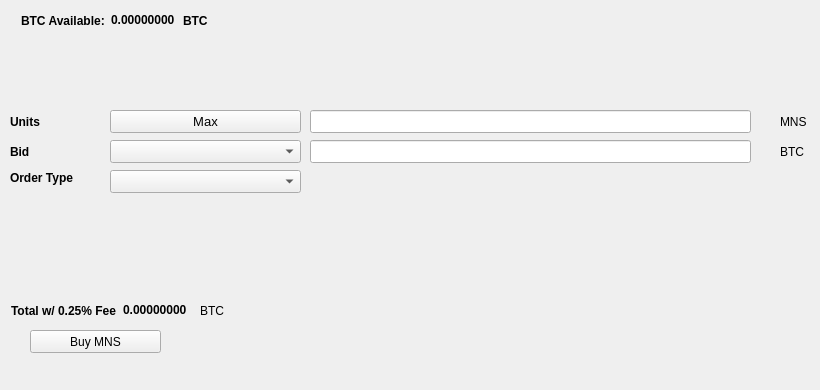
   <widget class="QWidget" name="BuyTab">
    <attribute name="title">
     <string>Buy</string>
    </attribute>
    <widget class="QPushButton" name="BuyMNS">
     <property name="geometry">
      <rect>
       <x>30</x>
       <y>330</y>
       <width>131</width>
       <height>23</height>
      </rect>
     </property>
     <property name="text">
      <string>Buy MNS</string>
     </property>
     <property name="icon">
      <iconset resource="../mnscoin.qrc">
       <normaloff>:/icons/bitcoin</normaloff>:/icons/bitcoin</iconset>
     </property>
    </widget>
    <widget class="QLabel" name="label_3">
     <property name="geometry">
      <rect>
       <x>10</x>
       <y>110</y>
       <width>46</width>
       <height>23</height>
      </rect>
     </property>
     <property name="font">
      <font>
       <weight>75</weight>
       <bold>true</bold>
      </font>
     </property>
     <property name="text">
      <string>Units</string>
     </property>
    </widget>
    <widget class="QLineEdit" name="UnitsInput">
     <property name="geometry">
      <rect>
       <x>310</x>
       <y>110</y>
       <width>441</width>
       <height>23</height>
      </rect>
     </property>
     <property name="font">
      <font>
       <pointsize>9</pointsize>
       <weight>75</weight>
       <bold>true</bold>
      </font>
     </property>
    </widget>
    <widget class="QLineEdit" name="BuyBidPriceEdit">
     <property name="geometry">
      <rect>
       <x>310</x>
       <y>140</y>
       <width>441</width>
       <height>23</height>
      </rect>
     </property>
     <property name="font">
      <font>
       <pointsize>9</pointsize>
       <weight>75</weight>
       <bold>true</bold>
      </font>
     </property>
    </widget>
    <widget class="QLabel" name="label_4">
     <property name="geometry">
      <rect>
       <x>780</x>
       <y>110</y>
       <width>31</width>
       <height>23</height>
      </rect>
     </property>
     <property name="text">
      <string>MNS</string>
     </property>
    </widget>
    <widget class="QLabel" name="label_5">
     <property name="geometry">
      <rect>
       <x>780</x>
       <y>140</y>
       <width>31</width>
       <height>23</height>
      </rect>
     </property>
     <property name="text">
      <string>BTC</string>
     </property>
    </widget>
    <widget class="QLabel" name="label_6">
     <property name="geometry">
      <rect>
       <x>10</x>
       <y>140</y>
       <width>46</width>
       <height>23</height>
      </rect>
     </property>
     <property name="font">
      <font>
       <weight>75</weight>
       <bold>true</bold>
      </font>
     </property>
     <property name="text">
      <string>Bid</string>
     </property>
    </widget>
    <widget class="QLabel" name="label_7">
     <property name="geometry">
      <rect>
       <x>10</x>
       <y>170</y>
       <width>91</width>
       <height>16</height>
      </rect>
     </property>
     <property name="font">
      <font>
       <weight>75</weight>
       <bold>true</bold>
      </font>
     </property>
     <property name="text">
      <string>Order Type</string>
     </property>
    </widget>
    <widget class="QPushButton" name="Buy_Max_Amount">
     <property name="geometry">
      <rect>
       <x>110</x>
       <y>110</y>
       <width>191</width>
       <height>23</height>
      </rect>
     </property>
     <property name="font">
      <font>
       <pointsize>10</pointsize>
      </font>
     </property>
     <property name="text">
      <string>Max</string>
     </property>
    </widget>
    <widget class="QComboBox" name="BuyBidcomboBox">
     <property name="geometry">
      <rect>
       <x>110</x>
       <y>140</y>
       <width>191</width>
       <height>23</height>
      </rect>
     </property>
     <property name="font">
      <font>
       <pointsize>10</pointsize>
      </font>
     </property>
    </widget>
    <widget class="QComboBox" name="buyOrdertypeCombo">
     <property name="geometry">
      <rect>
       <x>110</x>
       <y>170</y>
       <width>191</width>
       <height>23</height>
      </rect>
     </property>
     <property name="font">
      <font>
       <pointsize>10</pointsize>
      </font>
     </property>
    </widget>
    <widget class="QWidget" name="layoutWidget1">
     <property name="geometry">
      <rect>
       <x>21</x>
       <y>11</y>
       <width>227</width>
       <height>19</height>
      </rect>
     </property>
     <layout class="QHBoxLayout" name="horizontalLayout_3">
      <item>
       <widget class="QLabel" name="label232">
        <property name="font">
         <font>
          <weight>75</weight>
          <bold>true</bold>
         </font>
        </property>
        <property name="text">
         <string>BTC Available:</string>
        </property>
       </widget>
      </item>
      <item>
       <widget class="QLabel" name="BtcAvailableLbl">
        <property name="palette">
         <palette>
          <active>
           <colorrole role="WindowText">
            <brush brushstyle="SolidPattern">
             <color alpha="255">
              <red>0</red>
              <green>0</green>
              <blue>0</blue>
             </color>
            </brush>
           </colorrole>
           <colorrole role="Button">
            <brush brushstyle="SolidPattern">
             <color alpha="255">
              <red>0</red>
              <green>170</green>
              <blue>0</blue>
             </color>
            </brush>
           </colorrole>
           <colorrole role="Light">
            <brush brushstyle="SolidPattern">
             <color alpha="255">
              <red>0</red>
              <green>255</green>
              <blue>0</blue>
             </color>
            </brush>
           </colorrole>
           <colorrole role="Midlight">
            <brush brushstyle="SolidPattern">
             <color alpha="255">
              <red>0</red>
              <green>212</green>
              <blue>0</blue>
             </color>
            </brush>
           </colorrole>
           <colorrole role="Dark">
            <brush brushstyle="SolidPattern">
             <color alpha="255">
              <red>0</red>
              <green>85</green>
              <blue>0</blue>
             </color>
            </brush>
           </colorrole>
           <colorrole role="Mid">
            <brush brushstyle="SolidPattern">
             <color alpha="255">
              <red>0</red>
              <green>113</green>
              <blue>0</blue>
             </color>
            </brush>
           </colorrole>
           <colorrole role="Text">
            <brush brushstyle="SolidPattern">
             <color alpha="255">
              <red>0</red>
              <green>170</green>
              <blue>0</blue>
             </color>
            </brush>
           </colorrole>
           <colorrole role="BrightText">
            <brush brushstyle="SolidPattern">
             <color alpha="255">
              <red>255</red>
              <green>255</green>
              <blue>255</blue>
             </color>
            </brush>
           </colorrole>
           <colorrole role="ButtonText">
            <brush brushstyle="SolidPattern">
             <color alpha="255">
              <red>0</red>
              <green>0</green>
              <blue>0</blue>
             </color>
            </brush>
           </colorrole>
           <colorrole role="Base">
            <brush brushstyle="SolidPattern">
             <color alpha="255">
              <red>255</red>
              <green>255</green>
              <blue>255</blue>
             </color>
            </brush>
           </colorrole>
           <colorrole role="Window">
            <brush brushstyle="SolidPattern">
             <color alpha="255">
              <red>0</red>
              <green>170</green>
              <blue>0</blue>
             </color>
            </brush>
           </colorrole>
           <colorrole role="Shadow">
            <brush brushstyle="SolidPattern">
             <color alpha="255">
              <red>0</red>
              <green>0</green>
              <blue>0</blue>
             </color>
            </brush>
           </colorrole>
           <colorrole role="AlternateBase">
            <brush brushstyle="SolidPattern">
             <color alpha="255">
              <red>127</red>
              <green>212</green>
              <blue>127</blue>
             </color>
            </brush>
           </colorrole>
           <colorrole role="ToolTipBase">
            <brush brushstyle="SolidPattern">
             <color alpha="255">
              <red>255</red>
              <green>255</green>
              <blue>220</blue>
             </color>
            </brush>
           </colorrole>
           <colorrole role="ToolTipText">
            <brush brushstyle="SolidPattern">
             <color alpha="255">
              <red>0</red>
              <green>0</green>
              <blue>0</blue>
             </color>
            </brush>
           </colorrole>
          </active>
          <inactive>
           <colorrole role="WindowText">
            <brush brushstyle="SolidPattern">
             <color alpha="255">
              <red>0</red>
              <green>0</green>
              <blue>0</blue>
             </color>
            </brush>
           </colorrole>
           <colorrole role="Button">
            <brush brushstyle="SolidPattern">
             <color alpha="255">
              <red>0</red>
              <green>170</green>
              <blue>0</blue>
             </color>
            </brush>
           </colorrole>
           <colorrole role="Light">
            <brush brushstyle="SolidPattern">
             <color alpha="255">
              <red>0</red>
              <green>255</green>
              <blue>0</blue>
             </color>
            </brush>
           </colorrole>
           <colorrole role="Midlight">
            <brush brushstyle="SolidPattern">
             <color alpha="255">
              <red>0</red>
              <green>212</green>
              <blue>0</blue>
             </color>
            </brush>
           </colorrole>
           <colorrole role="Dark">
            <brush brushstyle="SolidPattern">
             <color alpha="255">
              <red>0</red>
              <green>85</green>
              <blue>0</blue>
             </color>
            </brush>
           </colorrole>
           <colorrole role="Mid">
            <brush brushstyle="SolidPattern">
             <color alpha="255">
              <red>0</red>
              <green>113</green>
              <blue>0</blue>
             </color>
            </brush>
           </colorrole>
           <colorrole role="Text">
            <brush brushstyle="SolidPattern">
             <color alpha="255">
              <red>0</red>
              <green>170</green>
              <blue>0</blue>
             </color>
            </brush>
           </colorrole>
           <colorrole role="BrightText">
            <brush brushstyle="SolidPattern">
             <color alpha="255">
              <red>255</red>
              <green>255</green>
              <blue>255</blue>
             </color>
            </brush>
           </colorrole>
           <colorrole role="ButtonText">
            <brush brushstyle="SolidPattern">
             <color alpha="255">
              <red>0</red>
              <green>0</green>
              <blue>0</blue>
             </color>
            </brush>
           </colorrole>
           <colorrole role="Base">
            <brush brushstyle="SolidPattern">
             <color alpha="255">
              <red>255</red>
              <green>255</green>
              <blue>255</blue>
             </color>
            </brush>
           </colorrole>
           <colorrole role="Window">
            <brush brushstyle="SolidPattern">
             <color alpha="255">
              <red>0</red>
              <green>170</green>
              <blue>0</blue>
             </color>
            </brush>
           </colorrole>
           <colorrole role="Shadow">
            <brush brushstyle="SolidPattern">
             <color alpha="255">
              <red>0</red>
              <green>0</green>
              <blue>0</blue>
             </color>
            </brush>
           </colorrole>
           <colorrole role="AlternateBase">
            <brush brushstyle="SolidPattern">
             <color alpha="255">
              <red>127</red>
              <green>212</green>
              <blue>127</blue>
             </color>
            </brush>
           </colorrole>
           <colorrole role="ToolTipBase">
            <brush brushstyle="SolidPattern">
             <color alpha="255">
              <red>255</red>
              <green>255</green>
              <blue>220</blue>
             </color>
            </brush>
           </colorrole>
           <colorrole role="ToolTipText">
            <brush brushstyle="SolidPattern">
             <color alpha="255">
              <red>0</red>
              <green>0</green>
              <blue>0</blue>
             </color>
            </brush>
           </colorrole>
          </inactive>
          <disabled>
           <colorrole role="WindowText">
            <brush brushstyle="SolidPattern">
             <color alpha="255">
              <red>0</red>
              <green>85</green>
              <blue>0</blue>
             </color>
            </brush>
           </colorrole>
           <colorrole role="Button">
            <brush brushstyle="SolidPattern">
             <color alpha="255">
              <red>0</red>
              <green>170</green>
              <blue>0</blue>
             </color>
            </brush>
           </colorrole>
           <colorrole role="Light">
            <brush brushstyle="SolidPattern">
             <color alpha="255">
              <red>0</red>
              <green>255</green>
              <blue>0</blue>
             </color>
            </brush>
           </colorrole>
           <colorrole role="Midlight">
            <brush brushstyle="SolidPattern">
             <color alpha="255">
              <red>0</red>
              <green>212</green>
              <blue>0</blue>
             </color>
            </brush>
           </colorrole>
           <colorrole role="Dark">
            <brush brushstyle="SolidPattern">
             <color alpha="255">
              <red>0</red>
              <green>85</green>
              <blue>0</blue>
             </color>
            </brush>
           </colorrole>
           <colorrole role="Mid">
            <brush brushstyle="SolidPattern">
             <color alpha="255">
              <red>0</red>
              <green>113</green>
              <blue>0</blue>
             </color>
            </brush>
           </colorrole>
           <colorrole role="Text">
            <brush brushstyle="SolidPattern">
             <color alpha="255">
              <red>0</red>
              <green>85</green>
              <blue>0</blue>
             </color>
            </brush>
           </colorrole>
           <colorrole role="BrightText">
            <brush brushstyle="SolidPattern">
             <color alpha="255">
              <red>255</red>
              <green>255</green>
              <blue>255</blue>
             </color>
            </brush>
           </colorrole>
           <colorrole role="ButtonText">
            <brush brushstyle="SolidPattern">
             <color alpha="255">
              <red>0</red>
              <green>85</green>
              <blue>0</blue>
             </color>
            </brush>
           </colorrole>
           <colorrole role="Base">
            <brush brushstyle="SolidPattern">
             <color alpha="255">
              <red>0</red>
              <green>170</green>
              <blue>0</blue>
             </color>
            </brush>
           </colorrole>
           <colorrole role="Window">
            <brush brushstyle="SolidPattern">
             <color alpha="255">
              <red>0</red>
              <green>170</green>
              <blue>0</blue>
             </color>
            </brush>
           </colorrole>
           <colorrole role="Shadow">
            <brush brushstyle="SolidPattern">
             <color alpha="255">
              <red>0</red>
              <green>0</green>
              <blue>0</blue>
             </color>
            </brush>
           </colorrole>
           <colorrole role="AlternateBase">
            <brush brushstyle="SolidPattern">
             <color alpha="255">
              <red>0</red>
              <green>170</green>
              <blue>0</blue>
             </color>
            </brush>
           </colorrole>
           <colorrole role="ToolTipBase">
            <brush brushstyle="SolidPattern">
             <color alpha="255">
              <red>255</red>
              <green>255</green>
              <blue>220</blue>
             </color>
            </brush>
           </colorrole>
           <colorrole role="ToolTipText">
            <brush brushstyle="SolidPattern">
             <color alpha="255">
              <red>0</red>
              <green>0</green>
              <blue>0</blue>
             </color>
            </brush>
           </colorrole>
          </disabled>
         </palette>
        </property>
        <property name="font">
         <font>
          <weight>75</weight>
          <bold>true</bold>
         </font>
        </property>
        <property name="text">
         <string>0.00000000</string>
        </property>
        <property name="textInteractionFlags">
         <set>Qt::LinksAccessibleByMouse|Qt::TextSelectableByKeyboard|Qt::TextSelectableByMouse</set>
        </property>
       </widget>
      </item>
      <item>
       <widget class="QLabel" name="BtcAvailableLbl_2">
        <property name="font">
         <font>
          <weight>75</weight>
          <bold>true</bold>
         </font>
        </property>
        <property name="text">
         <string>BTC</string>
        </property>
       </widget>
      </item>
     </layout>
    </widget>
    <widget class="QWidget" name="layoutWidge2">
     <property name="geometry">
      <rect>
       <x>11</x>
       <y>301</y>
       <width>259</width>
       <height>19</height>
      </rect>
     </property>
     <layout class="QHBoxLayout" name="horizontalLayout_4">
      <item>
       <widget class="QLabel" name="label_9">
        <property name="font">
         <font>
          <weight>75</weight>
          <bold>true</bold>
         </font>
        </property>
        <property name="text">
         <string>Total w/ 0.25% Fee</string>
        </property>
       </widget>
      </item>
      <item>
       <widget class="QLabel" name="BuyCostLabel">
        <property name="palette">
         <palette>
          <active>
           <colorrole role="WindowText">
            <brush brushstyle="SolidPattern">
             <color alpha="255">
              <red>0</red>
              <green>0</green>
              <blue>0</blue>
             </color>
            </brush>
           </colorrole>
           <colorrole role="Button">
            <brush brushstyle="SolidPattern">
             <color alpha="255">
              <red>0</red>
              <green>170</green>
              <blue>0</blue>
             </color>
            </brush>
           </colorrole>
           <colorrole role="Light">
            <brush brushstyle="SolidPattern">
             <color alpha="255">
              <red>0</red>
              <green>255</green>
              <blue>0</blue>
             </color>
            </brush>
           </colorrole>
           <colorrole role="Midlight">
            <brush brushstyle="SolidPattern">
             <color alpha="255">
              <red>0</red>
              <green>212</green>
              <blue>0</blue>
             </color>
            </brush>
           </colorrole>
           <colorrole role="Dark">
            <brush brushstyle="SolidPattern">
             <color alpha="255">
              <red>0</red>
              <green>85</green>
              <blue>0</blue>
             </color>
            </brush>
           </colorrole>
           <colorrole role="Mid">
            <brush brushstyle="SolidPattern">
             <color alpha="255">
              <red>0</red>
              <green>113</green>
              <blue>0</blue>
             </color>
            </brush>
           </colorrole>
           <colorrole role="Text">
            <brush brushstyle="SolidPattern">
             <color alpha="255">
              <red>0</red>
              <green>170</green>
              <blue>0</blue>
             </color>
            </brush>
           </colorrole>
           <colorrole role="BrightText">
            <brush brushstyle="SolidPattern">
             <color alpha="255">
              <red>255</red>
              <green>255</green>
              <blue>255</blue>
             </color>
            </brush>
           </colorrole>
           <colorrole role="ButtonText">
            <brush brushstyle="SolidPattern">
             <color alpha="255">
              <red>0</red>
              <green>0</green>
              <blue>0</blue>
             </color>
            </brush>
           </colorrole>
           <colorrole role="Base">
            <brush brushstyle="SolidPattern">
             <color alpha="255">
              <red>255</red>
              <green>255</green>
              <blue>255</blue>
             </color>
            </brush>
           </colorrole>
           <colorrole role="Window">
            <brush brushstyle="SolidPattern">
             <color alpha="255">
              <red>0</red>
              <green>170</green>
              <blue>0</blue>
             </color>
            </brush>
           </colorrole>
           <colorrole role="Shadow">
            <brush brushstyle="SolidPattern">
             <color alpha="255">
              <red>0</red>
              <green>0</green>
              <blue>0</blue>
             </color>
            </brush>
           </colorrole>
           <colorrole role="AlternateBase">
            <brush brushstyle="SolidPattern">
             <color alpha="255">
              <red>127</red>
              <green>212</green>
              <blue>127</blue>
             </color>
            </brush>
           </colorrole>
           <colorrole role="ToolTipBase">
            <brush brushstyle="SolidPattern">
             <color alpha="255">
              <red>255</red>
              <green>255</green>
              <blue>220</blue>
             </color>
            </brush>
           </colorrole>
           <colorrole role="ToolTipText">
            <brush brushstyle="SolidPattern">
             <color alpha="255">
              <red>0</red>
              <green>0</green>
              <blue>0</blue>
             </color>
            </brush>
           </colorrole>
          </active>
          <inactive>
           <colorrole role="WindowText">
            <brush brushstyle="SolidPattern">
             <color alpha="255">
              <red>0</red>
              <green>0</green>
              <blue>0</blue>
             </color>
            </brush>
           </colorrole>
           <colorrole role="Button">
            <brush brushstyle="SolidPattern">
             <color alpha="255">
              <red>0</red>
              <green>170</green>
              <blue>0</blue>
             </color>
            </brush>
           </colorrole>
           <colorrole role="Light">
            <brush brushstyle="SolidPattern">
             <color alpha="255">
              <red>0</red>
              <green>255</green>
              <blue>0</blue>
             </color>
            </brush>
           </colorrole>
           <colorrole role="Midlight">
            <brush brushstyle="SolidPattern">
             <color alpha="255">
              <red>0</red>
              <green>212</green>
              <blue>0</blue>
             </color>
            </brush>
           </colorrole>
           <colorrole role="Dark">
            <brush brushstyle="SolidPattern">
             <color alpha="255">
              <red>0</red>
              <green>85</green>
              <blue>0</blue>
             </color>
            </brush>
           </colorrole>
           <colorrole role="Mid">
            <brush brushstyle="SolidPattern">
             <color alpha="255">
              <red>0</red>
              <green>113</green>
              <blue>0</blue>
             </color>
            </brush>
           </colorrole>
           <colorrole role="Text">
            <brush brushstyle="SolidPattern">
             <color alpha="255">
              <red>0</red>
              <green>170</green>
              <blue>0</blue>
             </color>
            </brush>
           </colorrole>
           <colorrole role="BrightText">
            <brush brushstyle="SolidPattern">
             <color alpha="255">
              <red>255</red>
              <green>255</green>
              <blue>255</blue>
             </color>
            </brush>
           </colorrole>
           <colorrole role="ButtonText">
            <brush brushstyle="SolidPattern">
             <color alpha="255">
              <red>0</red>
              <green>0</green>
              <blue>0</blue>
             </color>
            </brush>
           </colorrole>
           <colorrole role="Base">
            <brush brushstyle="SolidPattern">
             <color alpha="255">
              <red>255</red>
              <green>255</green>
              <blue>255</blue>
             </color>
            </brush>
           </colorrole>
           <colorrole role="Window">
            <brush brushstyle="SolidPattern">
             <color alpha="255">
              <red>0</red>
              <green>170</green>
              <blue>0</blue>
             </color>
            </brush>
           </colorrole>
           <colorrole role="Shadow">
            <brush brushstyle="SolidPattern">
             <color alpha="255">
              <red>0</red>
              <green>0</green>
              <blue>0</blue>
             </color>
            </brush>
           </colorrole>
           <colorrole role="AlternateBase">
            <brush brushstyle="SolidPattern">
             <color alpha="255">
              <red>127</red>
              <green>212</green>
              <blue>127</blue>
             </color>
            </brush>
           </colorrole>
           <colorrole role="ToolTipBase">
            <brush brushstyle="SolidPattern">
             <color alpha="255">
              <red>255</red>
              <green>255</green>
              <blue>220</blue>
             </color>
            </brush>
           </colorrole>
           <colorrole role="ToolTipText">
            <brush brushstyle="SolidPattern">
             <color alpha="255">
              <red>0</red>
              <green>0</green>
              <blue>0</blue>
             </color>
            </brush>
           </colorrole>
          </inactive>
          <disabled>
           <colorrole role="WindowText">
            <brush brushstyle="SolidPattern">
             <color alpha="255">
              <red>0</red>
              <green>85</green>
              <blue>0</blue>
             </color>
            </brush>
           </colorrole>
           <colorrole role="Button">
            <brush brushstyle="SolidPattern">
             <color alpha="255">
              <red>0</red>
              <green>170</green>
              <blue>0</blue>
             </color>
            </brush>
           </colorrole>
           <colorrole role="Light">
            <brush brushstyle="SolidPattern">
             <color alpha="255">
              <red>0</red>
              <green>255</green>
              <blue>0</blue>
             </color>
            </brush>
           </colorrole>
           <colorrole role="Midlight">
            <brush brushstyle="SolidPattern">
             <color alpha="255">
              <red>0</red>
              <green>212</green>
              <blue>0</blue>
             </color>
            </brush>
           </colorrole>
           <colorrole role="Dark">
            <brush brushstyle="SolidPattern">
             <color alpha="255">
              <red>0</red>
              <green>85</green>
              <blue>0</blue>
             </color>
            </brush>
           </colorrole>
           <colorrole role="Mid">
            <brush brushstyle="SolidPattern">
             <color alpha="255">
              <red>0</red>
              <green>113</green>
              <blue>0</blue>
             </color>
            </brush>
           </colorrole>
           <colorrole role="Text">
            <brush brushstyle="SolidPattern">
             <color alpha="255">
              <red>0</red>
              <green>85</green>
              <blue>0</blue>
             </color>
            </brush>
           </colorrole>
           <colorrole role="BrightText">
            <brush brushstyle="SolidPattern">
             <color alpha="255">
              <red>255</red>
              <green>255</green>
              <blue>255</blue>
             </color>
            </brush>
           </colorrole>
           <colorrole role="ButtonText">
            <brush brushstyle="SolidPattern">
             <color alpha="255">
              <red>0</red>
              <green>85</green>
              <blue>0</blue>
             </color>
            </brush>
           </colorrole>
           <colorrole role="Base">
            <brush brushstyle="SolidPattern">
             <color alpha="255">
              <red>0</red>
              <green>170</green>
              <blue>0</blue>
             </color>
            </brush>
           </colorrole>
           <colorrole role="Window">
            <brush brushstyle="SolidPattern">
             <color alpha="255">
              <red>0</red>
              <green>170</green>
              <blue>0</blue>
             </color>
            </brush>
           </colorrole>
           <colorrole role="Shadow">
            <brush brushstyle="SolidPattern">
             <color alpha="255">
              <red>0</red>
              <green>0</green>
              <blue>0</blue>
             </color>
            </brush>
           </colorrole>
           <colorrole role="AlternateBase">
            <brush brushstyle="SolidPattern">
             <color alpha="255">
              <red>0</red>
              <green>170</green>
              <blue>0</blue>
             </color>
            </brush>
           </colorrole>
           <colorrole role="ToolTipBase">
            <brush brushstyle="SolidPattern">
             <color alpha="255">
              <red>255</red>
              <green>255</green>
              <blue>220</blue>
             </color>
            </brush>
           </colorrole>
           <colorrole role="ToolTipText">
            <brush brushstyle="SolidPattern">
             <color alpha="255">
              <red>0</red>
              <green>0</green>
              <blue>0</blue>
             </color>
            </brush>
           </colorrole>
          </disabled>
         </palette>
        </property>
        <property name="font">
         <font>
          <weight>75</weight>
          <bold>true</bold>
         </font>
        </property>
        <property name="autoFillBackground">
         <bool>false</bool>
        </property>
        <property name="text">
         <string>0.00000000</string>
        </property>
        <property name="textInteractionFlags">
         <set>Qt::LinksAccessibleByMouse|Qt::TextSelectableByMouse</set>
        </property>
       </widget>
      </item>
      <item>
       <widget class="QLabel" name="label_10">
        <property name="font">
         <font>
          <weight>50</weight>
          <bold>false</bold>
         </font>
        </property>
        <property name="text">
         <string>BTC</string>
        </property>
       </widget>
      </item>
     </layout>
    </widget>
    <widget class="QLabel" name="label_24">
     <property name="geometry">
      <rect>
       <x>460</x>
       <y>300</y>
       <width>281</width>
       <height>81</height>
      </rect>
     </property>
     <property name="text">
      <string/>
     </property>
     <property name="pixmap">
      <pixmap>:/images/bittrex</pixmap>
     </property>
    </widget>
   </widget>
